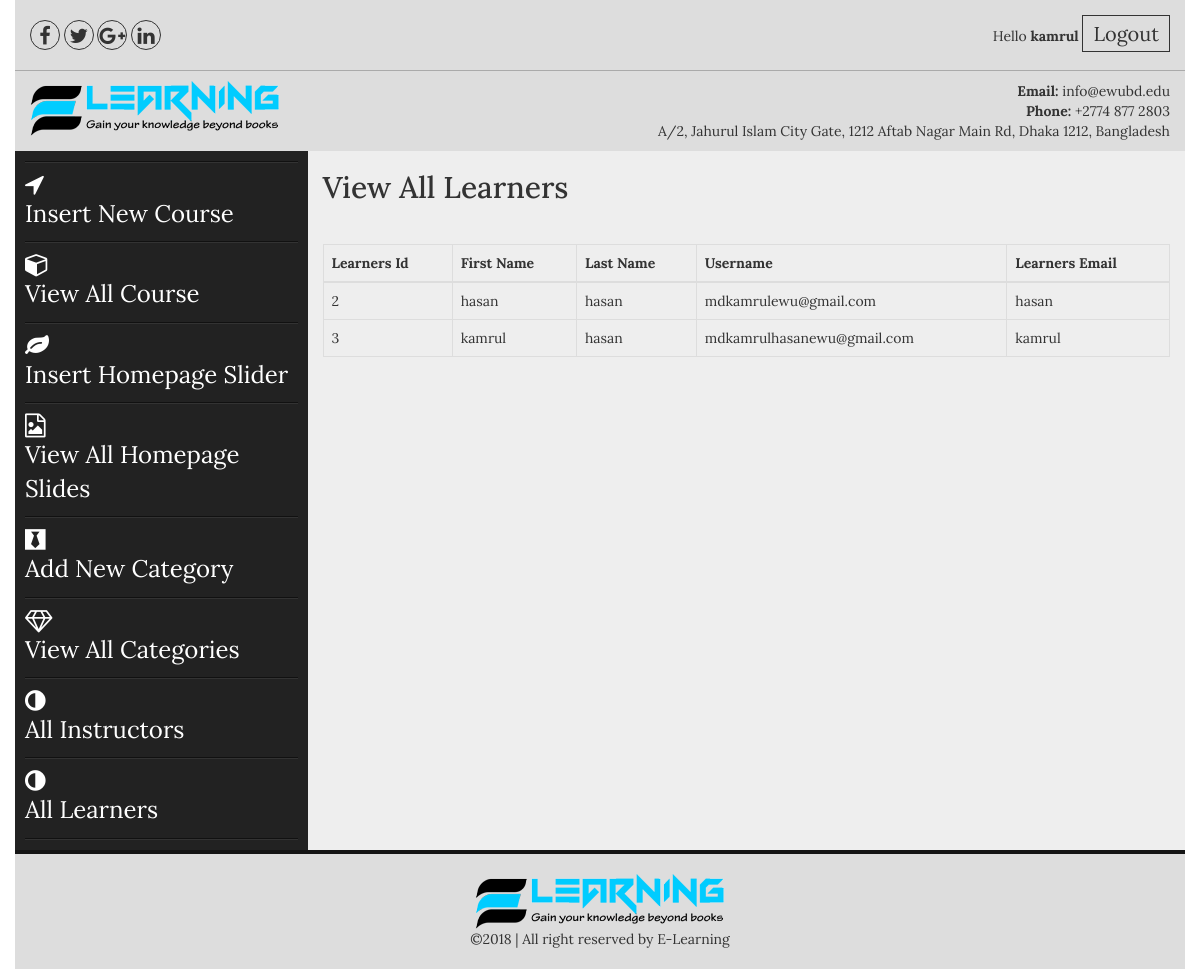
The app's page /admin/all_learners.php (signed in) with its own data.
### tables this page shows
CREATE TABLE IF NOT EXISTS `learners` (
`luser_id` int(100) NOT NULL,
  `luser_fname` text NOT NULL,
  `luser_lname` text NOT NULL,
  `luser_name` varchar(50) NOT NULL,
  `luser_email` varchar(50) NOT NULL,
  `luser_pass` varchar(50) NOT NULL
);

### admin/all_learners.php (the view)
<?php include("includes/header.php");?>
<section class="admin_area">
    <div class="container">
        <div class="row">
            <?php include("includes/admin_menus.php");?>
            <div class="col-md-9 col-sm-9 col-xs-12">
                <div class="add_admin_content">
                   <h2>View All Learners</h2>
                      <table class="table table-bordered">
                        <thead>
                          <tr>
                            <th>Learners Id</th>
                            <th>First Name</th>
                            <th>Last Name</th>
                            <th>Username</th>
                            <th>Learners Email</th>
                          </tr>
                        </thead>
                        <tbody>
                        <?php
                        $user = "select * from learners";
                        $run_user = mysqli_query($con,$user);
                        while($user_row = mysqli_fetch_array($run_user)):
                        $user_id = $user_row ['luser_id'];
                        $fname = $user_row ['luser_fname'];
                        $lname = $user_row ['luser_lname'];
                        $uemail = $user_row ['luser_email'];
                        $uname = $user_row ['luser_name'];
                        ?>
                          <tr>
                            <td><?php echo $user_id;?></td>
                            <td><?php echo $fname;?></td>
                            <td><?php echo $lname;?></td>
                            <td><?php echo $uemail;?></td>
                            <td><?php echo $uname;?></td>
                          </tr>
                        <?php endwhile;?>
                        </tbody>
                      </table>
                </div>
            </div>
        </div>
    </div>
</section>
<?php include("includes/footer.php");?>

### admin/css/style.css (style rules this page uses)
body { font-family: 'Lora', serif; }
h1,h2,h3,h4,h5,h6,p { margin: 0; padding: 0 }
.container { background: #eee }
.admin_area .row { position: relative; }
.add_admin_content h2 { margin-bottom: 40px; margin-top: 20px; }
body, html { height: 100%; }

### records on screen
learners: luser_id "2", luser_fname "hasan", luser_lname "hasan", luser_email "mdkamrulewu@gmail.com", luser_name "hasan"
learners: luser_id "3", luser_fname "kamrul", luser_lname "hasan", luser_email "mdkamrulhasanewu@gmail.com", luser_name "kamrul"

### other values on screen
$_SESSION['user_name'] "kamrul"
